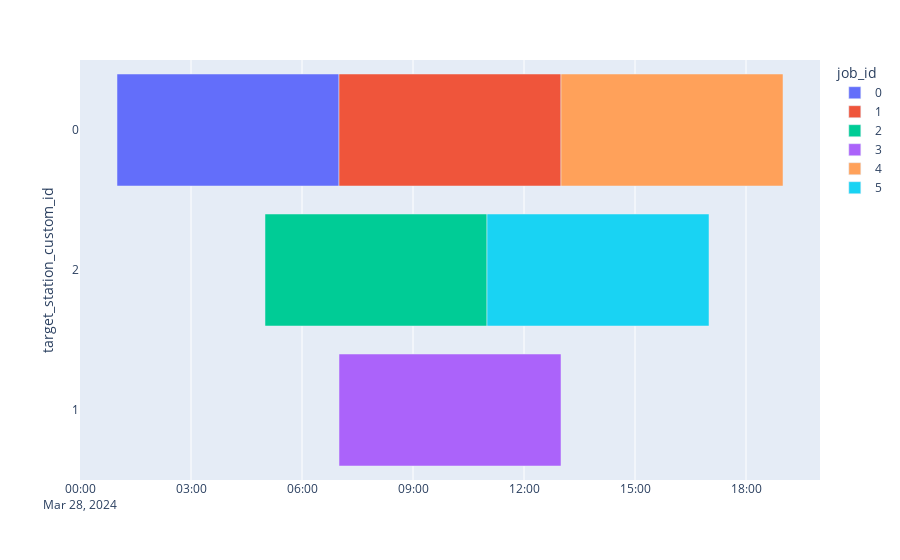

Here is the notebook cell this chart was saved with:
### Code cell
## first block in step function
## action is provided as parameter
## set action
# if still events left, get/set action
#if env._event_list and not env.is_transient_cond:
if env._event_list:
    print('Dispatching Signal', agent.dispatching_signal)
    action = agent.random_action()
    agent.set_decision(action=action)
else:
    print('Run ended!')

## second block in step function
## execute with provided action till next decision should be made
while not agent.dispatching_signal:
    #if env.sim_ended:
        #break
    # empty event list, simulation run ended
    if not env._event_list:
        break
    env.step()
    #print(f'Env Trans State: {env.is_transient_cond}')
# observation
print(agent.feat_vec)


## third block
## calculate reward before next decision is made
rew = agent.calc_reward()
env.dashboard_update()

### Figure 1 — Plotly figure (JSON) as saved in the notebook; plotly's stock layout.template omitted (floating-point values rounded to 4 significant figures)
{"data": [{"alignmentgroup": "True", "base": ["2024-03-28T01:00:00+01:00"], "customdata": [["0", "1", null, null, null, "P0DT1H54M0S", "P0DT4H6M0S", "P0DT6H0M0S"]], "hovertemplate": "<b>%{hovertext}</b><br><br>actual_starting_date=%{base}<br>actual_ending_date=%{x}<br>target_station_custom_id=%{y}<br>execution_system_custom_id=%{customdata[1]}<br>prio=%{customdata[2]}<br>planned_starting_date=%{customdata[3]}<br>planned_ending_date=%{customdata[4]}<br>proc_time=%{customdata[5]}<br>setup_time=%{customdata[6]}<br>order_time=%{customdata[7]}<extra></extra>", "hovertext": ["0"], "legendgroup": "0", "marker": {"color": "#636efa", "pattern": {"shape": ""}}, "name": "0", "offsetgroup": "0", "orientation": "h", "showlegend": true, "textposition": "auto", "type": "bar", "x": [21600000], "xaxis": "x", "y": ["0"], "yaxis": "y"}, {"alignmentgroup": "True", "base": ["2024-03-28T07:00:00+01:00"], "customdata": [["1", "1", null, null, null, "P0DT2H54M0S", "P0DT3H6M0S", "P0DT6H0M0S"]], "hovertemplate": "<b>%{hovertext}</b><br><br>actual_starting_date=%{base}<br>actual_ending_date=%{x}<br>target_station_custom_id=%{y}<br>execution_system_custom_id=%{customdata[1]}<br>prio=%{customdata[2]}<br>planned_starting_date=%{customdata[3]}<br>planned_ending_date=%{customdata[4]}<br>proc_time=%{customdata[5]}<br>setup_time=%{customdata[6]}<br>order_time=%{customdata[7]}<extra></extra>", "hovertext": ["1"], "legendgroup": "1", "marker": {"color": "#EF553B", "pattern": {"shape": ""}}, "name": "1", "offsetgroup": "1", "orientation": "h", "showlegend": true, "textposition": "auto", "type": "bar", "x": [21600000], "xaxis": "x", "y": ["0"], "yaxis": "y"}, {"alignmentgroup": "True", "base": ["2024-03-28T05:00:00+01:00"], "customdata": [["2", "1", null, null, null, "P0DT4H11M0S", "P0DT1H49M0S", "P0DT6H0M0S"]], "hovertemplate": "<b>%{hovertext}</b><br><br>actual_starting_date=%{base}<br>actual_ending_date=%{x}<br>target_station_custom_id=%{y}<br>execution_system_custom_id=%{customdata[1]}<br>prio=%{customdata[2]}<br>planned_starting_date=%{customdata[3]}<br>planned_ending_date=%{customdata[4]}<br>proc_time=%{customdata[5]}<br>setup_time=%{customdata[6]}<br>order_time=%{customdata[7]}<extra></extra>", "hovertext": ["2"], "legendgroup": "2", "marker": {"color": "#00cc96", "pattern": {"shape": ""}}, "name": "2", "offsetgroup": "2", "orientation": "h", "showlegend": true, "textposition": "auto", "type": "bar", "x": [21600000], "xaxis": "x", "y": ["2"], "yaxis": "y"}, {"alignmentgroup": "True", "base": ["2024-03-28T07:00:00+01:00"], "customdata": [["3", "1", null, null, null, "P0DT5H13M0S", "P0DT0H47M0S", "P0DT6H0M0S"]], "hovertemplate": "<b>%{hovertext}</b><br><br>actual_starting_date=%{base}<br>actual_ending_date=%{x}<br>target_station_custom_id=%{y}<br>execution_system_custom_id=%{customdata[1]}<br>prio=%{customdata[2]}<br>planned_starting_date=%{customdata[3]}<br>planned_ending_date=%{customdata[4]}<br>proc_time=%{customdata[5]}<br>setup_time=%{customdata[6]}<br>order_time=%{customdata[7]}<extra></extra>", "hovertext": ["3"], "legendgroup": "3", "marker": {"color": "#ab63fa", "pattern": {"shape": ""}}, "name": "3", "offsetgroup": "3", "orientation": "h", "showlegend": true, "textposition": "auto", "type": "bar", "x": [21600000], "xaxis": "x", "y": ["1"], "yaxis": "y"}, {"alignmentgroup": "True", "base": ["2024-03-28T13:00:00+01:00"], "customdata": [["4", "1", null, null, null, "P0DT1H19M0S", "P0DT4H41M0S", "P0DT6H0M0S"]], "hovertemplate": "<b>%{hovertext}</b><br><br>actual_starting_date=%{base}<br>actual_ending_date=%{x}<br>target_station_custom_id=%{y}<br>execution_system_custom_id=%{customdata[1]}<br>prio=%{customdata[2]}<br>planned_starting_date=%{customdata[3]}<br>planned_ending_date=%{customdata[4]}<br>proc_time=%{customdata[5]}<br>setup_time=%{customdata[6]}<br>order_time=%{customdata[7]}<extra></extra>", "hovertext": ["4"], "legendgroup": "4", "marker": {"color": "#FFA15A", "pattern": {"shape": ""}}, "name": "4", "offsetgroup": "4", "orientation": "h", "showlegend": true, "textposition": "auto", "type": "bar", "x": [21600000], "xaxis": "x", "y": ["0"], "yaxis": "y"}, {"alignmentgroup": "True", "base": ["2024-03-28T11:00:00+01:00"], "customdata": [["5", "1", null, null, null, "P0DT2H54M0S", "P0DT3H6M0S", "P0DT6H0M0S"]], "hovertemplate": "<b>%{hovertext}</b><br><br>actual_starting_date=%{base}<br>actual_ending_date=%{x}<br>target_station_custom_id=%{y}<br>execution_system_custom_id=%{customdata[1]}<br>prio=%{customdata[2]}<br>planned_starting_date=%{customdata[3]}<br>planned_ending_date=%{customdata[4]}<br>proc_time=%{customdata[5]}<br>setup_time=%{customdata[6]}<br>order_time=%{customdata[7]}<extra></extra>", "hovertext": ["5"], "legendgroup": "5", "marker": {"color": "#19d3f3", "pattern": {"shape": ""}}, "name": "5", "offsetgroup": "5", "orientation": "h", "showlegend": true, "textposition": "auto", "type": "bar", "x": [21600000], "xaxis": "x", "y": ["2"], "yaxis": "y"}], "layout": {"autosize": true, "barmode": "overlay", "legend": {"title": {"text": "job_id"}, "tracegroupgap": 0}, "margin": {"t": 60}, "xaxis": {"anchor": "y", "autorange": true, "domain": [0, 1], "range": ["2024-03-28", "2024-03-28 20:00"], "type": "date"}, "yaxis": {"anchor": "x", "autorange": true, "domain": [0, 1], "range": [2.5, -0.5], "title": {"text": "target_station_custom_id"}, "type": "category"}}}
